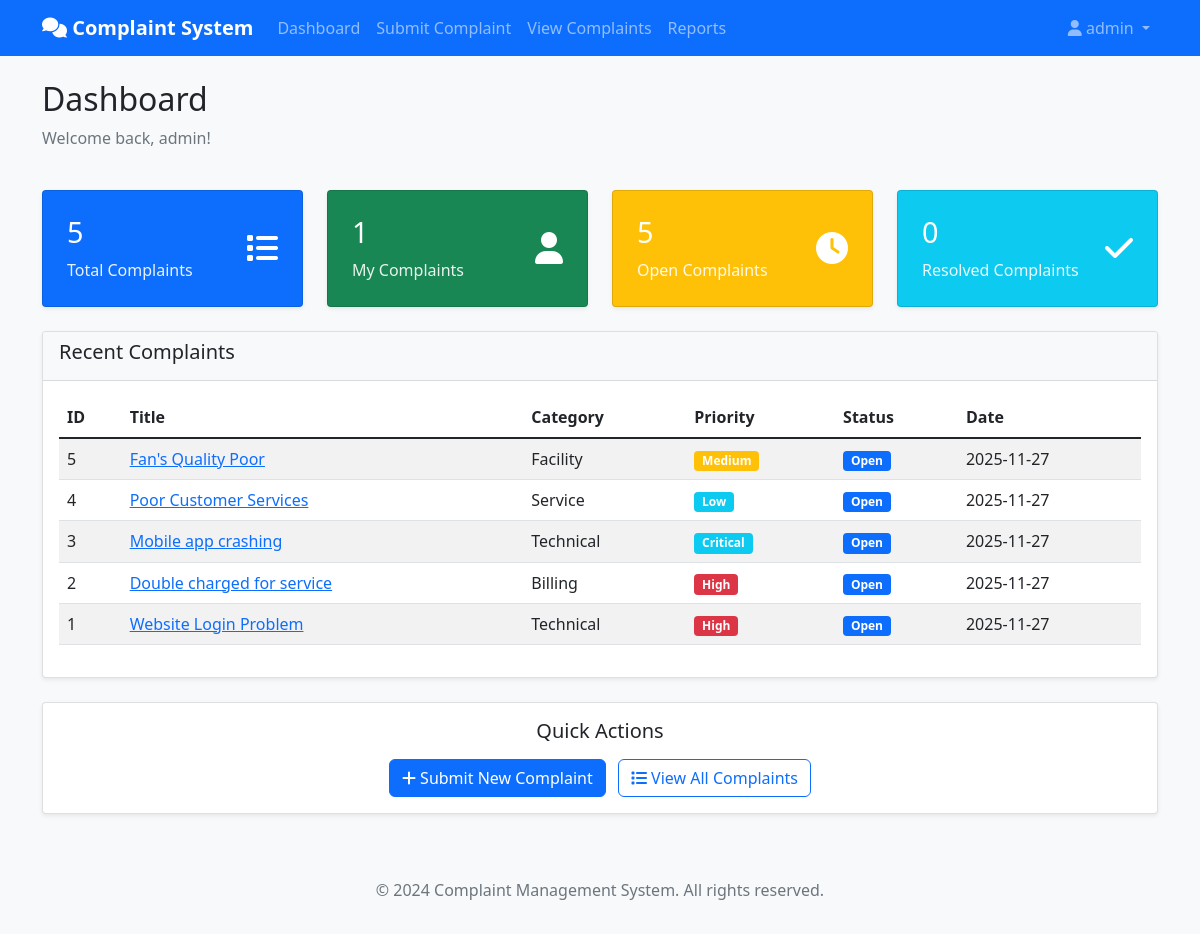
The page /dashboard (signed in) on the database its author committed.
### complaint_management_system/app.py (models this page shows, shortened)
class User(UserMixin, db.Model):
    id = db.Column(db.Integer, primary_key=True)
    username = db.Column(db.String(80), unique=True, nullable=False)
    email = db.Column(db.String(120), unique=True, nullable=False)
    password_hash = db.Column(db.String(500))
    role = db.Column(db.String(20), nullable=False, default='user')  # admin, staff, user
    created_at = db.Column(db.DateTime, default=datetime.utcnow)
    complaints = db.relationship('Complaint', backref='author', lazy=True)
    responses = db.relationship('Response', backref='staff', lazy=True)

class Complaint(db.Model):
    id = db.Column(db.Integer, primary_key=True)
    title = db.Column(db.String(200), nullable=False)
    description = db.Column(db.Text, nullable=False)
    category = db.Column(db.String(50), nullable=False)
    priority = db.Column(db.String(20), default='Medium')  # Low, Medium, High, Critical
    status = db.Column(db.String(20), default='Open')  # Open, In Progress, Resolved, Closed
    user_id = db.Column(db.Integer, db.ForeignKey('user.id'), nullable=False)
    created_at = db.Column(db.DateTime, default=datetime.utcnow)
    updated_at = db.Column(db.DateTime, default=datetime.utcnow, onupdate=datetime.utcnow)
    responses = db.relationship('Response', backref='complaint', lazy=True)

### complaint_management_system/app.py (the view)
@app.route('/dashboard')
@login_required
def dashboard():
    total_complaints = Complaint.query.count()
    user_complaints = Complaint.query.filter_by(user_id=current_user.id).count()
    open_complaints = Complaint.query.filter_by(status='Open').count()
    resolved_complaints = Complaint.query.filter_by(status='Resolved').count()
    if current_user.role in ['admin', 'staff']:
        recent_complaints = Complaint.query.order_by(Complaint.created_at.desc()).limit(5).all()
    else:
        recent_complaints = Complaint.query.filter_by(user_id=current_user.id).order_by(Complaint.created_at.desc()).limit(5).all()
    return render_template('dashboard.html',
                         total_complaints=total_complaints,
                         user_complaints=user_complaints,
                         open_complaints=open_complaints,
                         resolved_complaints=resolved_complaints,
                         recent_complaints=recent_complaints)

### complaint_management_system/app.py (called while the page is built)
@login_manager.user_loader
def load_user(user_id):
    return User.query.get(int(user_id))

### complaint_management_system/Templates/dashboard.html (shortened to what this page needs)
{% extends "base.html" %}
{% block content %}
<div class="row">
    <div class="col-12">
        <h2>Dashboard</h2>
        <p class="text-muted">Welcome back, {{ current_user.username }}!</p>
    </div>
</div>
<div class="row mt-4">
    <div class="col-md-3">
        <div class="card text-white bg-primary">
            <div class="card-body">
                <div class="d-flex justify-content-between">
                    <div>
                        <h4>{{ total_complaints }}</h4>
                        <p>Total Complaints</p>
                    </div>
                    <div class="align-self-center">
                        <i class="fas fa-list fa-2x"></i>
                    </div>
                </div>
            </div>
        </div>
    </div>
    <div class="col-md-3">
        <div class="card text-white bg-success">
            <div class="card-body">
                <div class="d-flex justify-content-between">
                    <div>
                        <h4>{{ user_complaints }}</h4>
                        <p>My Complaints</p>
                    </div>
                    <div class="align-self-center">
                        <i class="fas fa-user fa-2x"></i>
                    </div>
                </div>
            </div>
        </div>
    </div>
    <div class="col-md-3">
        <div class="card text-white bg-warning">
            <div class="card-body">
                <div class="d-flex justify-content-between">
                    <div>
                        <h4>{{ open_complaints }}</h4>
                        <p>Open Complaints</p>
                    </div>
                    <div class="align-self-center">
                        <i class="fas fa-clock fa-2x"></i>
                    </div>
                </div>
            </div>
        </div>
    </div>
    <div class="col-md-3">
        <div class="card text-white bg-info">
            <div class="card-body">
                <div class="d-flex justify-content-between">
                    <div>
                        <h4>{{ resolved_complaints }}</h4>
                        <p>Resolved Complaints</p>
                    </div>
                    <div class="align-self-center">
                        <i class="fas fa-check fa-2x"></i>
                    </div>
                </div>
            </div>
        </div>
    </div>
</div>
<div class="row mt-4">
    <div class="col-12">
        <div class="card">
            <div class="card-header">
                <h5>Recent Complaints</h5>
            </div>
            <div class="card-body">
                {% if recent_complaints %}
                <div class="table-responsive">
                    <table class="table table-striped">
                        <thead>
                            <tr>
                                <th>ID</th>
                                <th>Title</th>
                                <th>Category</th>
                                <th>Priority</th>
                                <th>Status</th>
                                <th>Date</th>
                            </tr>
                        </thead>
                        <tbody>
                            {% for complaint in recent_complaints %}
                            <tr>
                                <td>{{ complaint.id }}</td>
                                <td>
                                    <a href="{{ url_for('complaint_detail', complaint_id=complaint.id) }}">
                                        {{ complaint.title }}
                                    </a>
                                </td>
                                <td>{{ complaint.category }}</td>
                                <td>
                                    <span class="badge bg-{% if complaint.priority == 'High' %}danger{% elif complaint.priority == 'Medium' %}warning{% else %}info{% endif %}">
                                        {{ complaint.priority }}
                                    </span>
                                </td>
                                <td>
                                    <span class="badge bg-{% if complaint.status == 'Open' %}primary{% elif complaint.status == 'In Progress' %}warning{% else %}success{% endif %}">
                                        {{ complaint.status }}
                                    </span>
                                </td>
                                <td>{{ complaint.created_at.strftime('%Y-%m-%d') }}</td>
                            </tr>
                            {% endfor %}
                        </tbody>
                    </table>
                </div>
                {% else %}
                <p class="text-muted">No complaints found.</p>
                {% endif %}
            </div>
        </div>
    </div>
</div>
<div class="row mt-4">
    <div class="col-12">
        <div class="card">
            <div class="card-body text-center">
                <h5>Quick Actions</h5>
                <div class="mt-3">
                    <a href="{{ url_for('submit_complaint') }}" class="btn btn-primary me-2">
                        <i class="fas fa-plus"></i> Submit New Complaint
                    </a>
                    <a href="{{ url_for('view_complaints') }}" class="btn btn-outline-primary">
                        <i class="fas fa-list"></i> View All Complaints
                    </a>
                </div>
            </div>
        </div>
    </div>
</div>
{% endblock %}

### complaint_management_system/Templates/base.html (shortened to what this page needs)
<!DOCTYPE html>
<html lang="en">
<head>
    <link href="https://cdn.jsdelivr.net/npm/bootstrap@5.1.3/dist/css/bootstrap.min.css" rel="stylesheet">
    <link href="https://cdnjs.cloudflare.com/ajax/libs/font-awesome/6.0.0/css/all.min.css" rel="stylesheet">
    <link href="{{ url_for('static', filename='css/style.css') }}" rel="stylesheet">
</head>
<body>
    <nav class="navbar navbar-expand-lg navbar-dark bg-primary">
        <div class="container">
            <a class="navbar-brand" href="{{ url_for('dashboard') }}">
                <i class="fas fa-comments"></i> Complaint System
            </a>
            <div class="collapse navbar-collapse" id="navbarNav">
                {% if current_user.is_authenticated %}
                <ul class="navbar-nav me-auto">
                    <li class="nav-item">
                        <a class="nav-link" href="{{ url_for('dashboard') }}">Dashboard</a>
                    </li>
                    <li class="nav-item">
                        <a class="nav-link" href="{{ url_for('submit_complaint') }}">Submit Complaint</a>
                    </li>
                    <li class="nav-item">
                        <a class="nav-link" href="{{ url_for('view_complaints') }}">View Complaints</a>
                    </li>
                    {% if current_user.role in ['admin', 'staff'] %}
                    <li class="nav-item">
                        <a class="nav-link" href="{{ url_for('report') }}">Reports</a>
                    </li>
                    {% endif %}
                </ul>
                <ul class="navbar-nav">
                    <li class="nav-item dropdown">
                        <a class="nav-link dropdown-toggle" href="#" id="navbarDropdown" role="button" data-bs-toggle="dropdown">
                            <i class="fas fa-user"></i> {{ current_user.username }}
                        </a>
                    </li>
                </ul>
                {% endif %}
            </div>
        </div>
    </nav>
    <div class="container mt-4">
        {% block content %}{% endblock %}
    </div>
    <footer class="bg-light text-center text-muted py-3 mt-5">
        <div class="container">
            <p>&copy; 2024 Complaint Management System. All rights reserved.</p>
        </div>
    </footer>
</body>
</html>

### complaint_management_system/static/style.css (style rules this page uses)
body { background-color: #f8f9fa; }
.card { box-shadow: 0 0.125rem 0.25rem rgba(0, 0, 0, 0.075); border: 1px solid rgba(0, 0, 0, 0.125); }
.card-header { background-color: #f8f9fa; border-bottom: 1px solid rgba(0, 0, 0, 0.125); }
.navbar-brand { font-weight: bold; }
.table th { border-top: none; font-weight: 600; }
.badge { font-size: 0.75em; }
.btn { border-radius: 0.375rem; }
.card.text-white .card-body { padding: 1.5rem; }
.card.text-white h4 { font-size: 1.8rem; margin-bottom: 0.5rem; }
.card.text-white p { margin-bottom: 0; opacity: 0.9; }

### rows shown on the page
User: username "admin"
Complaint: id "5", title "Fan's Quality Poor", category "Facility", priority "Medium", status "Open", created_at "2025-11-27"
Complaint: id "4", title "Poor Customer Services", category "Service", priority "Low", status "Open", created_at "2025-11-27"
Complaint: id "3", title "Mobile app crashing", category "Technical", priority "Critical", status "Open", created_at "2025-11-27"
Complaint: id "2", title "Double charged for service", category "Billing", priority "High", status "Open", created_at "2025-11-27"
Complaint: id "1", title "Website Login Problem", category "Technical", priority "High", status "Open", created_at "2025-11-27"

### other values the page prints
{{ total_complaints }} "5"
{{ user_complaints }} "1"
{{ open_complaints }} "5"
{{ resolved_complaints }} "0"
